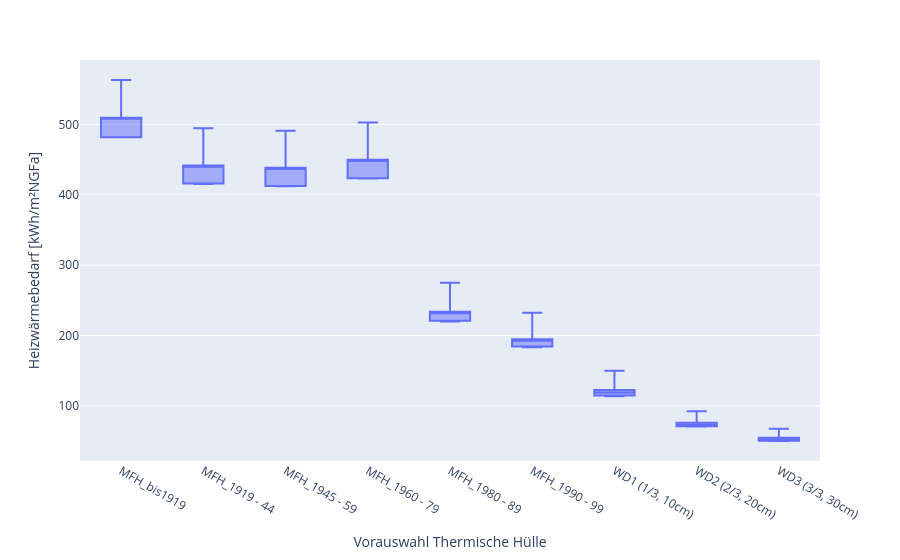
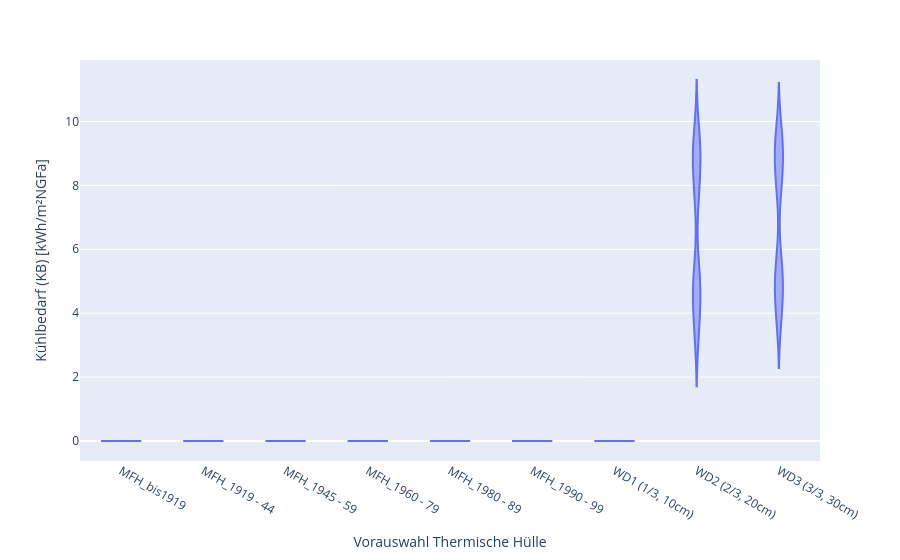
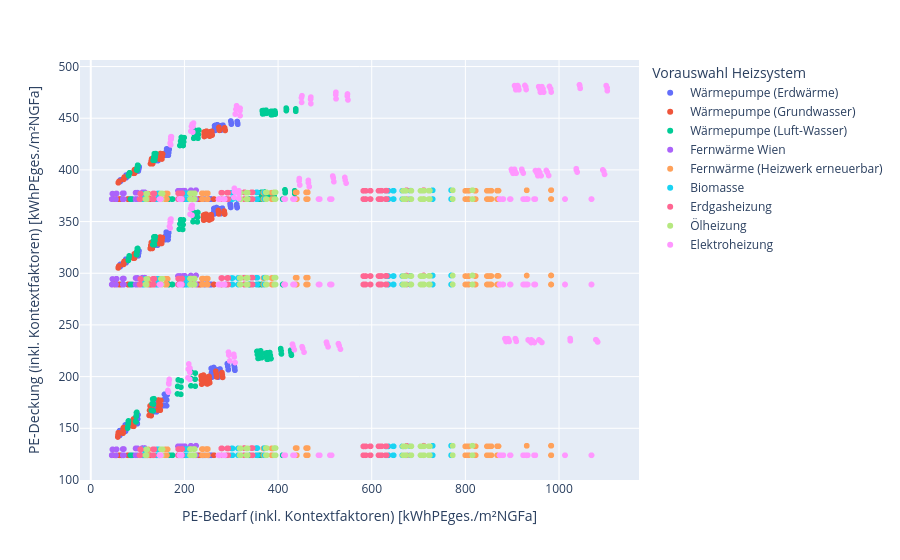
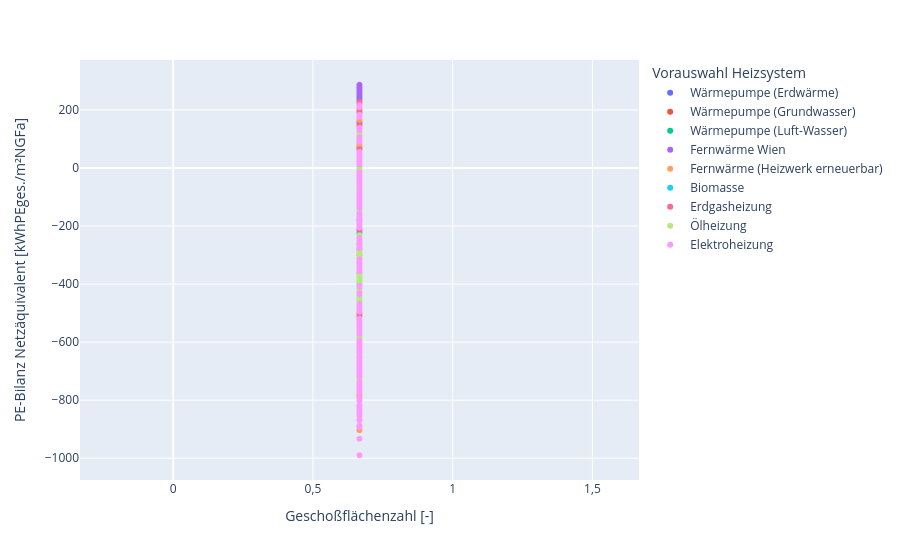

Notebook cell for these charts, in order:
### Markdown cell above
## Verteilungen und Primärenergie

Die Verteilungen beschreiben ungewichtete Simulationsvarianten. Die
Primärenergie-Diagramme verwenden die gespeicherten virtuellen Summen und den
gespeicherten Saldo jeweils mit der Vorzeichenkonvention des Exports.

### Code cell
data = reporting.variables(selected, "QH", envelope, language=LANGUAGE)
display(plot.distribution(**data, variable="QH", by=envelope))

if "QC" in selected and selected["QC"].notna().any():
    data = reporting.variables(selected, "QC", envelope, language=LANGUAGE)
    display(plot.distribution(**data, variable="QC", by=envelope, kind="violin"))

color = heating if heating in selected and selected[heating].notna().all() else envelope
columns = ["PEI_virtual_demand", "PEI_virtual_supply"]
if set(columns).issubset(selected):
    energy = selected.dropna(subset=columns)
    if not energy.empty:
        display(reporting.primary_energy_scatter_plot(energy, color=color, language=LANGUAGE))

columns = ["FSI", "PEI_balance"]
if set(columns).issubset(selected):
    density = selected.dropna(subset=columns)
    if not density.empty:
        display(reporting.density_balance_scatter_plot(density, color=color, language=LANGUAGE))

### Figure 1 — Plotly figure (JSON) as saved in the notebook; plotly's stock layout.template omitted (floating-point values rounded to 4 significant figures; data arrays with more than 128 entries replaced by an {"elided": "..."} marker saying what was removed)
{"data": [{"alignmentgroup": "True", "boxpoints": false, "hovertemplate": "<b>%{hovertext}</b><br><br>Vorauswahl Thermische Hülle=%{x}<br>Heizwärmebedarf [kWh/m²NGFa]=%{y}<extra></extra>", "hovertext": {"elided": "3240 str values"}, "legendgroup": "", "marker": {"color": "#636efa"}, "name": "", "notched": false, "offsetgroup": "", "orientation": "v", "showlegend": false, "type": "box", "x": {"elided": "3240 str values"}, "x0": " ", "xaxis": "x", "y": {"elided": "3240 float values"}, "y0": " ", "yaxis": "y"}], "layout": {"boxmode": "group", "legend": {"tracegroupgap": 0}, "margin": {"t": 60}, "separators": ",.", "xaxis": {"anchor": "y", "domain": [0.0, 1.0], "title": {"text": "Vorauswahl Thermische Hülle"}}, "yaxis": {"anchor": "x", "domain": [0.0, 1.0], "title": {"text": "Heizwärmebedarf [kWh/m²NGFa]"}}}}

### Figure 2 — Plotly figure (JSON) as saved in the notebook; plotly's stock layout.template omitted (floating-point values rounded to 4 significant figures; data arrays with more than 128 entries replaced by an {"elided": "..."} marker saying what was removed)
{"data": [{"alignmentgroup": "True", "box": {"visible": false}, "hovertemplate": "<b>%{hovertext}</b><br><br>Vorauswahl Thermische Hülle=%{x}<br>Kühlbedarf (KB) [kWh/m²NGFa]=%{y}<extra></extra>", "hovertext": {"elided": "3240 str values"}, "legendgroup": "", "marker": {"color": "#636efa"}, "name": "", "offsetgroup": "", "orientation": "v", "points": false, "scalegroup": "True", "showlegend": false, "type": "violin", "x": {"elided": "3240 str values"}, "x0": " ", "xaxis": "x", "y": {"elided": "3240 float values"}, "y0": " ", "yaxis": "y"}], "layout": {"legend": {"tracegroupgap": 0}, "margin": {"t": 60}, "separators": ",.", "violinmode": "group", "xaxis": {"anchor": "y", "domain": [0.0, 1.0], "title": {"text": "Vorauswahl Thermische Hülle"}}, "yaxis": {"anchor": "x", "domain": [0.0, 1.0], "title": {"text": "Kühlbedarf (KB) [kWh/m²NGFa]"}}}}

### Figure 3 — Plotly figure (JSON) as saved in the notebook; plotly's stock layout.template omitted (floating-point values rounded to 4 significant figures; data arrays with more than 128 entries replaced by an {"elided": "..."} marker saying what was removed)
{"data": [{"hovertemplate": "<b>%{hovertext}</b><br><br>Vorauswahl Heizsystem=Wärmepumpe (Erdwärme)<br>PE-Bedarf (inkl. Kontextfaktoren) [kWhPEges./m²NGFa]=%{x}<br>PE-Deckung (inkl. Kontextfaktoren) [kWhPEges./m²NGFa]=%{y}<extra></extra>", "hovertext": {"elided": "648 str values"}, "legendgroup": "Wärmepumpe (Erdwärme)", "marker": {"color": "#636efa", "symbol": "circle"}, "mode": "markers", "name": "Wärmepumpe (Erdwärme)", "showlegend": true, "type": "scattergl", "x": {"elided": "648 float values"}, "xaxis": "x", "y": {"elided": "648 float values"}, "yaxis": "y"}, {"hovertemplate": "<b>%{hovertext}</b><br><br>Vorauswahl Heizsystem=Wärmepumpe (Grundwasser)<br>PE-Bedarf (inkl. Kontextfaktoren) [kWhPEges./m²NGFa]=%{x}<br>PE-Deckung (inkl. Kontextfaktoren) [kWhPEges./m²NGFa]=%{y}<extra></extra>", "hovertext": {"elided": "324 str values"}, "legendgroup": "Wärmepumpe (Grundwasser)", "marker": {"color": "#EF553B", "symbol": "circle"}, "mode": "markers", "name": "Wärmepumpe (Grundwasser)", "showlegend": true, "type": "scattergl", "x": {"elided": "324 float values"}, "xaxis": "x", "y": {"elided": "324 float values"}, "yaxis": "y"}, {"hovertemplate": "<b>%{hovertext}</b><br><br>Vorauswahl Heizsystem=Wärmepumpe (Luft-Wasser)<br>PE-Bedarf (inkl. Kontextfaktoren) [kWhPEges./m²NGFa]=%{x}<br>PE-Deckung (inkl. Kontextfaktoren) [kWhPEges./m²NGFa]=%{y}<extra></extra>", "hovertext": {"elided": "324 str values"}, "legendgroup": "Wärmepumpe (Luft-Wasser)", "marker": {"color": "#00cc96", "symbol": "circle"}, "mode": "markers", "name": "Wärmepumpe (Luft-Wasser)", "showlegend": true, "type": "scattergl", "x": {"elided": "324 float values"}, "xaxis": "x", "y": {"elided": "324 float values"}, "yaxis": "y"}, {"hovertemplate": "<b>%{hovertext}</b><br><br>Vorauswahl Heizsystem=Fernwärme Wien<br>PE-Bedarf (inkl. Kontextfaktoren) [kWhPEges./m²NGFa]=%{x}<br>PE-Deckung (inkl. Kontextfaktoren) [kWhPEges./m²NGFa]=%{y}<extra></extra>", "hovertext": {"elided": "324 str values"}, "legendgroup": "Fernwärme Wien", "marker": {"color": "#ab63fa", "symbol": "circle"}, "mode": "markers", "name": "Fernwärme Wien", "showlegend": true, "type": "scattergl", "x": {"elided": "324 float values"}, "xaxis": "x", "y": {"elided": "324 float values"}, "yaxis": "y"}, {"hovertemplate": "<b>%{hovertext}</b><br><br>Vorauswahl Heizsystem=Fernwärme (Heizwerk erneuerbar)<br>PE-Bedarf (inkl. Kontextfaktoren) [kWhPEges./m²NGFa]=%{x}<br>PE-Deckung (inkl. Kontextfaktoren) [kWhPEges./m²NGFa]=%{y}<extra></extra>", "hovertext": {"elided": "324 str values"}, "legendgroup": "Fernwärme (Heizwerk erneuerbar)", "marker": {"color": "#FFA15A", "symbol": "circle"}, "mode": "markers", "name": "Fernwärme (Heizwerk erneuerbar)", "showlegend": true, "type": "scattergl", "x": {"elided": "324 float values"}, "xaxis": "x", "y": {"elided": "324 float values"}, "yaxis": "y"}, {"hovertemplate": "<b>%{hovertext}</b><br><br>Vorauswahl Heizsystem=Biomasse<br>PE-Bedarf (inkl. Kontextfaktoren) [kWhPEges./m²NGFa]=%{x}<br>PE-Deckung (inkl. Kontextfaktoren) [kWhPEges./m²NGFa]=%{y}<extra></extra>", "hovertext": {"elided": "324 str values"}, "legendgroup": "Biomasse", "marker": {"color": "#19d3f3", "symbol": "circle"}, "mode": "markers", "name": "Biomasse", "showlegend": true, "type": "scattergl", "x": {"elided": "324 float values"}, "xaxis": "x", "y": {"elided": "324 float values"}, "yaxis": "y"}, {"hovertemplate": "<b>%{hovertext}</b><br><br>Vorauswahl Heizsystem=Erdgasheizung<br>PE-Bedarf (inkl. Kontextfaktoren) [kWhPEges./m²NGFa]=%{x}<br>PE-Deckung (inkl. Kontextfaktoren) [kWhPEges./m²NGFa]=%{y}<extra></extra>", "hovertext": {"elided": "324 str values"}, "legendgroup": "Erdgasheizung", "marker": {"color": "#FF6692", "symbol": "circle"}, "mode": "markers", "name": "Erdgasheizung", "showlegend": true, "type": "scattergl", "x": {"elided": "324 float values"}, "xaxis": "x", "y": {"elided": "324 float values"}, "yaxis": "y"}, {"hovertemplate": "<b>%{hovertext}</b><br><br>Vorauswahl Heizsystem=Ölheizung<br>PE-Bedarf (inkl. Kontextfaktoren) [kWhPEges./m²NGFa]=%{x}<br>PE-Deckung (inkl. Kontextfaktoren) [kWhPEges./m²NGFa]=%{y}<extra></extra>", "hovertext": {"elided": "324 str values"}, "legendgroup": "Ölheizung", "marker": {"color": "#B6E880", "symbol": "circle"}, "mode": "markers", "name": "Ölheizung", "showlegend": true, "type": "scattergl", "x": {"elided": "324 float values"}, "xaxis": "x", "y": {"elided": "324 float values"}, "yaxis": "y"}, {"hovertemplate": "<b>%{hovertext}</b><br><br>Vorauswahl Heizsystem=Elektroheizung<br>PE-Bedarf (inkl. Kontextfaktoren) [kWhPEges./m²NGFa]=%{x}<br>PE-Deckung (inkl. Kontextfaktoren) [kWhPEges./m²NGFa]=%{y}<extra></extra>", "hovertext": {"elided": "324 str values"}, "legendgroup": "Elektroheizung", "marker": {"color": "#FF97FF", "symbol": "circle"}, "mode": "markers", "name": "Elektroheizung", "showlegend": true, "type": "scattergl", "x": {"elided": "324 float values"}, "xaxis": "x", "y": {"elided": "324 float values"}, "yaxis": "y"}], "layout": {"legend": {"title": {"text": "Vorauswahl Heizsystem"}, "tracegroupgap": 0}, "margin": {"t": 60}, "separators": ",.", "xaxis": {"anchor": "y", "domain": [0.0, 1.0], "title": {"text": "PE-Bedarf (inkl. Kontextfaktoren) [kWhPEges./m²NGFa]"}}, "yaxis": {"anchor": "x", "domain": [0.0, 1.0], "title": {"text": "PE-Deckung (inkl. Kontextfaktoren) [kWhPEges./m²NGFa]"}}}}

### Figure 4 — Plotly figure (JSON) as saved in the notebook; plotly's stock layout.template omitted (floating-point values rounded to 4 significant figures; data arrays with more than 128 entries replaced by an {"elided": "..."} marker saying what was removed)
{"data": [{"hovertemplate": "<b>%{hovertext}</b><br><br>Vorauswahl Heizsystem=Wärmepumpe (Erdwärme)<br>Geschoßflächenzahl [-]=%{x}<br>PE-Bilanz Netzäquivalent [kWhPEges./m²NGFa]=%{y}<extra></extra>", "hovertext": {"elided": "648 str values"}, "legendgroup": "Wärmepumpe (Erdwärme)", "marker": {"color": "#636efa", "symbol": "circle"}, "mode": "markers", "name": "Wärmepumpe (Erdwärme)", "showlegend": true, "type": "scattergl", "x": {"elided": "648 float values"}, "xaxis": "x", "y": {"elided": "648 float values"}, "yaxis": "y"}, {"hovertemplate": "<b>%{hovertext}</b><br><br>Vorauswahl Heizsystem=Wärmepumpe (Grundwasser)<br>Geschoßflächenzahl [-]=%{x}<br>PE-Bilanz Netzäquivalent [kWhPEges./m²NGFa]=%{y}<extra></extra>", "hovertext": {"elided": "324 str values"}, "legendgroup": "Wärmepumpe (Grundwasser)", "marker": {"color": "#EF553B", "symbol": "circle"}, "mode": "markers", "name": "Wärmepumpe (Grundwasser)", "showlegend": true, "type": "scattergl", "x": {"elided": "324 float values"}, "xaxis": "x", "y": {"elided": "324 float values"}, "yaxis": "y"}, {"hovertemplate": "<b>%{hovertext}</b><br><br>Vorauswahl Heizsystem=Wärmepumpe (Luft-Wasser)<br>Geschoßflächenzahl [-]=%{x}<br>PE-Bilanz Netzäquivalent [kWhPEges./m²NGFa]=%{y}<extra></extra>", "hovertext": {"elided": "324 str values"}, "legendgroup": "Wärmepumpe (Luft-Wasser)", "marker": {"color": "#00cc96", "symbol": "circle"}, "mode": "markers", "name": "Wärmepumpe (Luft-Wasser)", "showlegend": true, "type": "scattergl", "x": {"elided": "324 float values"}, "xaxis": "x", "y": {"elided": "324 float values"}, "yaxis": "y"}, {"hovertemplate": "<b>%{hovertext}</b><br><br>Vorauswahl Heizsystem=Fernwärme Wien<br>Geschoßflächenzahl [-]=%{x}<br>PE-Bilanz Netzäquivalent [kWhPEges./m²NGFa]=%{y}<extra></extra>", "hovertext": {"elided": "324 str values"}, "legendgroup": "Fernwärme Wien", "marker": {"color": "#ab63fa", "symbol": "circle"}, "mode": "markers", "name": "Fernwärme Wien", "showlegend": true, "type": "scattergl", "x": {"elided": "324 float values"}, "xaxis": "x", "y": {"elided": "324 float values"}, "yaxis": "y"}, {"hovertemplate": "<b>%{hovertext}</b><br><br>Vorauswahl Heizsystem=Fernwärme (Heizwerk erneuerbar)<br>Geschoßflächenzahl [-]=%{x}<br>PE-Bilanz Netzäquivalent [kWhPEges./m²NGFa]=%{y}<extra></extra>", "hovertext": {"elided": "324 str values"}, "legendgroup": "Fernwärme (Heizwerk erneuerbar)", "marker": {"color": "#FFA15A", "symbol": "circle"}, "mode": "markers", "name": "Fernwärme (Heizwerk erneuerbar)", "showlegend": true, "type": "scattergl", "x": {"elided": "324 float values"}, "xaxis": "x", "y": {"elided": "324 float values"}, "yaxis": "y"}, {"hovertemplate": "<b>%{hovertext}</b><br><br>Vorauswahl Heizsystem=Biomasse<br>Geschoßflächenzahl [-]=%{x}<br>PE-Bilanz Netzäquivalent [kWhPEges./m²NGFa]=%{y}<extra></extra>", "hovertext": {"elided": "324 str values"}, "legendgroup": "Biomasse", "marker": {"color": "#19d3f3", "symbol": "circle"}, "mode": "markers", "name": "Biomasse", "showlegend": true, "type": "scattergl", "x": {"elided": "324 float values"}, "xaxis": "x", "y": {"elided": "324 float values"}, "yaxis": "y"}, {"hovertemplate": "<b>%{hovertext}</b><br><br>Vorauswahl Heizsystem=Erdgasheizung<br>Geschoßflächenzahl [-]=%{x}<br>PE-Bilanz Netzäquivalent [kWhPEges./m²NGFa]=%{y}<extra></extra>", "hovertext": {"elided": "324 str values"}, "legendgroup": "Erdgasheizung", "marker": {"color": "#FF6692", "symbol": "circle"}, "mode": "markers", "name": "Erdgasheizung", "showlegend": true, "type": "scattergl", "x": {"elided": "324 float values"}, "xaxis": "x", "y": {"elided": "324 float values"}, "yaxis": "y"}, {"hovertemplate": "<b>%{hovertext}</b><br><br>Vorauswahl Heizsystem=Ölheizung<br>Geschoßflächenzahl [-]=%{x}<br>PE-Bilanz Netzäquivalent [kWhPEges./m²NGFa]=%{y}<extra></extra>", "hovertext": {"elided": "324 str values"}, "legendgroup": "Ölheizung", "marker": {"color": "#B6E880", "symbol": "circle"}, "mode": "markers", "name": "Ölheizung", "showlegend": true, "type": "scattergl", "x": {"elided": "324 float values"}, "xaxis": "x", "y": {"elided": "324 float values"}, "yaxis": "y"}, {"hovertemplate": "<b>%{hovertext}</b><br><br>Vorauswahl Heizsystem=Elektroheizung<br>Geschoßflächenzahl [-]=%{x}<br>PE-Bilanz Netzäquivalent [kWhPEges./m²NGFa]=%{y}<extra></extra>", "hovertext": {"elided": "324 str values"}, "legendgroup": "Elektroheizung", "marker": {"color": "#FF97FF", "symbol": "circle"}, "mode": "markers", "name": "Elektroheizung", "showlegend": true, "type": "scattergl", "x": {"elided": "324 float values"}, "xaxis": "x", "y": {"elided": "324 float values"}, "yaxis": "y"}], "layout": {"legend": {"title": {"text": "Vorauswahl Heizsystem"}, "tracegroupgap": 0}, "margin": {"t": 60}, "separators": ",.", "xaxis": {"anchor": "y", "domain": [0.0, 1.0], "title": {"text": "Geschoßflächenzahl [-]"}}, "yaxis": {"anchor": "x", "domain": [0.0, 1.0], "title": {"text": "PE-Bilanz Netzäquivalent [kWhPEges./m²NGFa]"}}}}
